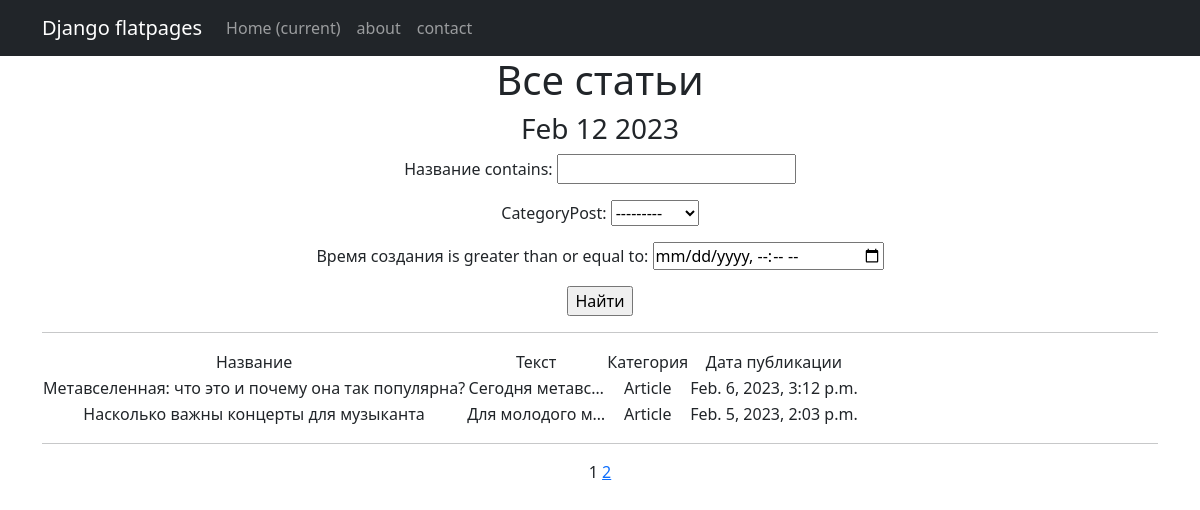
The app's page /posts/, older data.
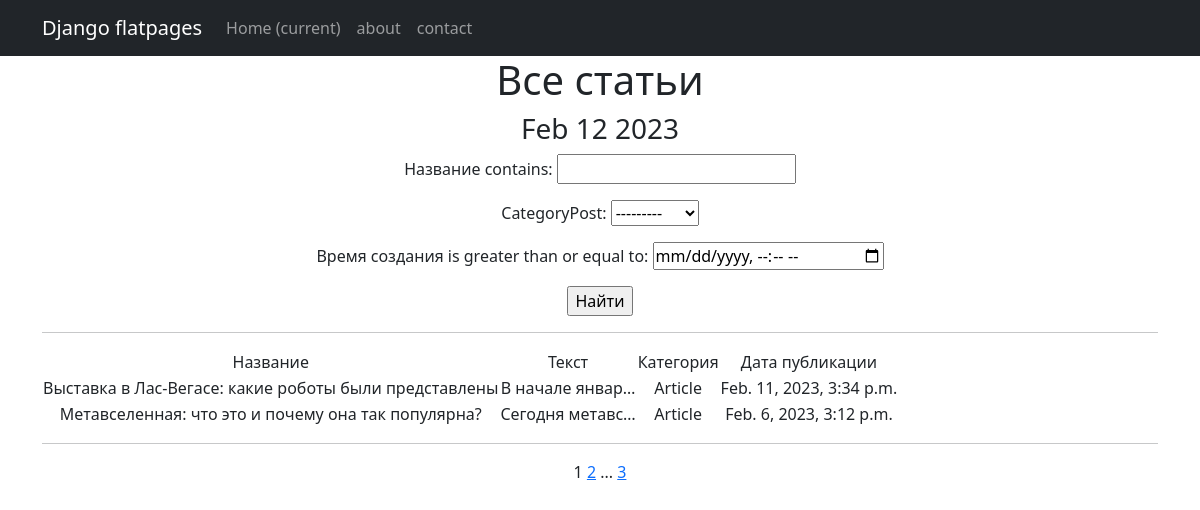
The same page, newer data.
### newsapp/models.py (models this page shows, shortened)
class Post(models.Model):
    author = models.ForeignKey(Author, on_delete=models.CASCADE, verbose_name="Автор")
    title = models.CharField(max_length=255, verbose_name="Название")
    text = models.TextField(verbose_name="Текст статьи")
    NEWS = 'News'
    ARTICLE = 'Article'
    CATEGORY_CHOICES =(
        (NEWS, 'Новость'),
        (ARTICLE, 'Статья'),
    )
    categoryPost = models.CharField(max_length=100, choices=CATEGORY_CHOICES, default=ARTICLE)
    postCategory = models.ManyToManyField(Category, through='PostCategory', verbose_name="Категория")
    dateCreate = models.DateTimeField(auto_now_add=True, verbose_name="Время создания")
    photo = models.ImageField(upload_to="photo/", verbose_name="Фото")
    slug = models.SlugField(max_length=100)
    rating = models.SmallIntegerField(default=0)
    class Meta:
        verbose_name = 'Статья'
        verbose_name_plural = 'Статьи'
        ordering = ['dateCreate', 'title']

### newsapp/views.py (the view)
# urls.py: path('', PostList.as_view(), name='post_list'),
class PostList(ListView):
    model = Post
    ordering = 'title'
    template_name = 'posts.html'
    context_object_name ='posts'
    paginate_by = 2
    def get_queryset(self):
        queryset = super().get_queryset()
        self.filterset = PostFilter(self.request.GET, queryset)
        return self.filterset.qs
    def get_context_data(self, **kwargs):
        context = super().get_context_data(**kwargs)
        context['time_now'] = datetime.utcnow()
        context['filterset'] = self.filterset
        return context

### newsapp/templatetags/custom_filters.py (called while the page is built)
@register.filter(is_safe=True)
def censor(value):
    STOP_LIST = ['что', 'почему']
    if not isinstance(value, str):
        raise TypeError(f"Недопустимое значение '{type(value)}' Нужно ввести строковое значение")
    for word in value.split():
        if word.lower() in STOP_LIST:
            value = value.replace(word, f"{word[0]}{'*' * (len(word) - 1)}")
    return value

### newsapp/templatetags/custom_tags.py (called while the page is built)
@register.simple_tag(takes_context=True)
def url_replace(context, **kwargs):
   d = context['request'].GET.copy()
   for k, v in kwargs.items():
       d[k] = v
   return d.urlencode()

### templates/posts.html (shortened to what this page needs)
{% extends 'flatpages/default.html' %}
{% load custom_filters %}
{% load custom_tags %}
{% block content %}
<h1>Все статьи</h1>
<h3>{{ time_now|date:'M d Y' }}</h3>
   <form action="" method="get">
       {{ filterset.form.as_p }}
       <input type="submit" value="Найти" />
   </form>
<hr>
   {% if posts %}
       <table>
           <tr>
               <td>Название</td>
               <td>Текст</td>
               <td>Категория</td>
               <td>Дата публикации </td>
           </tr>
           {% for post in posts %}
           <tr>
               <td>{{ post.title}}</td>
               <td>{{ post.text|censor|truncatechars:15 }}</td>
               <td>{{ post.categoryPost }}</td>
               <td>{{ post.dateCreate }}</td>
           </tr>
           {% endfor %}
       </table>
<hr>
   {% else %}
       <h2>Статей нет!</h2>
   {% endif %}
   {{ page_obj.number }}
   {% if page_obj.has_next %}
       <a href="?{% url_replace page=page_obj.next_page_number %}">{{ page_obj.next_page_number }}</a>
       {% if paginator.num_pages != page_obj.next_page_number %}
           ...
           <a href="?{% url_replace page=page_obj.paginator.num_pages %}">{{ page_obj.paginator.num_pages }}</a>
       {% endif %}
   {% endif %}
{% endblock content %}

### templates/flatpages/default.html (shortened to what this page needs)
<!DOCTYPE html>
<html lang="en">
    <head>
        {% load static %}
        <link href="{% static 'css/styles.css' %}" rel="stylesheet" />
    </head>
    <body>
<nav class="navbar navbar-expand-lg navbar-dark bg-dark static-top">
   <div class="container">
       <a class="navbar-brand" href="#">Django flatpages</a>
       <div class="collapse navbar-collapse" id="navbarResponsive">
           <ul class="navbar-nav ml-auto">
               <li class="nav-item active">
                   <a class="nav-link" href="#">Home
                       <span class="sr-only">(current)</span>
                   </a>
               </li>
               <li class="nav-item">
                   <a class="nav-link" href="/about/">about</a>
               </li>
               <li class="nav-item">
                   <a class="nav-link" href="/contact/">contact</a>
               </li>
           </ul>
       </div>
   </div>
</nav>
<div class="container">
   <div class="row">
       <div class="col-lg-12 text-center">
           {% block content %}{% endblock content %}
       </div>
   </div>
</div>
    </body>
</html>

Row changes from the older to the newer data that the page shows:
no longer on this page (row unchanged): Post: title "Насколько важны концерты для музыканта", text|censor "Для молодого м…", categoryPost "Article", dateCreate "Feb. 5, 2023, 2:03 p.m."
added Post: title "Выставка в Лас-Вегасе: какие роботы были представлены", text|censor "В начале январ…", categoryPost "Article", dateCreate "Feb. 11, 2023, 3:34 p.m."
Text that changed along with them:
{{ page_obj.paginator.num_pages }}: (not shown) → "3"
